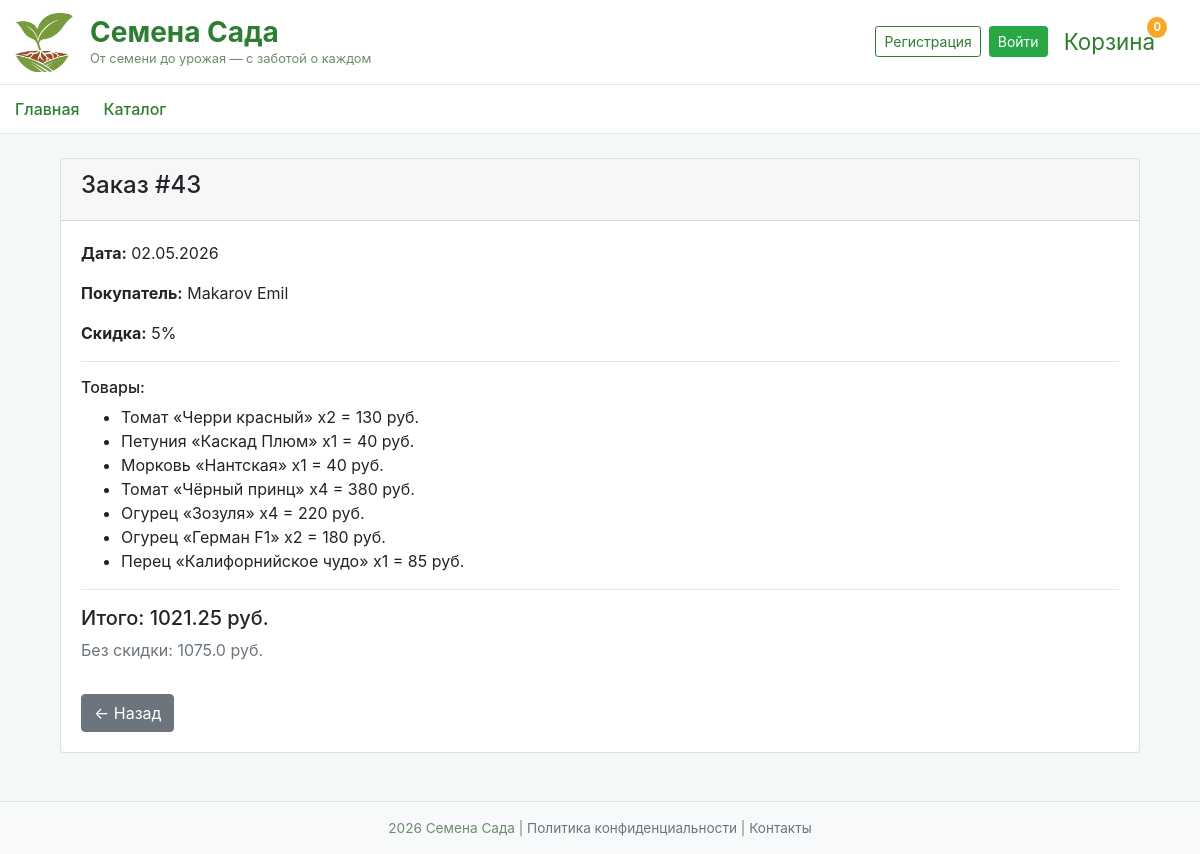
/order/43, run on the app's committed database.
### data/orders.py (models this page shows)
class Order(SqlAlchemyBase, SerializerMixin):
    __tablename__ = 'orders'
    id = sqlalchemy.Column(sqlalchemy.Integer, primary_key=True, autoincrement=True)
    user_id = sqlalchemy.Column(sqlalchemy.Integer, sqlalchemy.ForeignKey('users.id'))
    order_date = sqlalchemy.Column(sqlalchemy.DateTime, default=datetime.datetime.now)
    total_amount = sqlalchemy.Column(sqlalchemy.Integer)
    discount_percent = sqlalchemy.Column(sqlalchemy.Integer)
    user = orm.relationship("User")
    items = orm.relationship("OrderItem", back_populates='order')

### data/users.py (models this page shows, shortened)
class User(SqlAlchemyBase, UserMixin, SerializerMixin):
    __tablename__ = 'users'
    serialize_only = ('id', 'surname', 'name', 'age', 'email', 'hashed_password', 'image_path',
                      'modified_date', 'is_admin', 'total_orders_count', 'total_spent', 'orders')
    id = sqlalchemy.Column(sqlalchemy.Integer, primary_key=True, autoincrement=True)
    surname = sqlalchemy.Column(sqlalchemy.String)
    name = sqlalchemy.Column(sqlalchemy.String)
    age = sqlalchemy.Column(sqlalchemy.Integer)
    email = sqlalchemy.Column(sqlalchemy.String, unique=True)
    hashed_password = sqlalchemy.Column(sqlalchemy.String)
    image_path = sqlalchemy.Column(sqlalchemy.String)
    modified_date = sqlalchemy.Column(sqlalchemy.DateTime, default=datetime.datetime.now)
    is_admin = sqlalchemy.Column(sqlalchemy.Boolean, default=False)
    total_orders_count = sqlalchemy.Column(sqlalchemy.Integer, default=0)
    total_spent = sqlalchemy.Column(sqlalchemy.Integer, default=0)
    orders = orm.relationship("Order", back_populates='user')

### data/order_item.py (models this page shows)
class OrderItem(SqlAlchemyBase, SerializerMixin):
    __tablename__ = 'order_items'
    serialize_only = ('id', 'order_id', 'product_id', 'quantity', 'price_at_moment')
    id = sqlalchemy.Column(sqlalchemy.Integer, primary_key=True, autoincrement=True)
    order_id = sqlalchemy.Column(sqlalchemy.Integer, sqlalchemy.ForeignKey('orders.id'))
    product_id = sqlalchemy.Column(sqlalchemy.Integer, sqlalchemy.ForeignKey('products.id'))
    quantity = sqlalchemy.Column(sqlalchemy.Integer)
    price_at_moment = sqlalchemy.Column(sqlalchemy.Integer)
    product = orm.relationship("Product", back_populates='order_items')
    order = orm.relationship("Order")

### data/products.py (models this page shows)
class Product(SqlAlchemyBase, SerializerMixin):
    __tablename__ = 'products'
    serialize_only = ('id', 'name', 'category_id', 'category.name', 'price', 'stock',
                      'image_path', 'description', 'sowing_month_start', 'sowing_month_end',
                      'difficulty', 'modified_date', 'order_items')
    id = sqlalchemy.Column(sqlalchemy.Integer, primary_key=True, autoincrement=True)
    name = sqlalchemy.Column(sqlalchemy.String)
    category_id = sqlalchemy.Column(sqlalchemy.Integer, sqlalchemy.ForeignKey('categories.id'))
    price = sqlalchemy.Column(sqlalchemy.Integer)
    stock = sqlalchemy.Column(sqlalchemy.Integer)
    image_path = sqlalchemy.Column(sqlalchemy.String)
    description = sqlalchemy.Column(sqlalchemy.String)
    sowing_month_start = sqlalchemy.Column(sqlalchemy.Integer)
    sowing_month_end = sqlalchemy.Column(sqlalchemy.Integer)
    difficulty = sqlalchemy.Column(sqlalchemy.String)
    modified_date = sqlalchemy.Column(sqlalchemy.DateTime, default=datetime.datetime.now)
    order_items = orm.relationship("OrderItem", back_populates='product')
    category = orm.relationship("Category")

### main.py (the view)
@app.route('/order/<int:order_id>')
def order_card(order_id):
    with create_session() as db_sess:
        order = db_sess.query(Order).options(joinedload(Order.user),
            joinedload(Order.items).joinedload(OrderItem.product)
        ) \
            .filter(Order.id == order_id) \
            .first()
        return render_template('order_card.html', title='Карточка заказа', order=order)

### data/db_session.py (called while the page is built)
def create_session() -> Session:
    global __factory
    return __factory()

### main.py (called while the page is built)
@app.context_processor
def cart_count():
    cart = session.get('cart', {})
    count = sum(cart.values())
    return dict(cart_count=count)

### templates/order_card.html
{% extends "base.html" %} {% block content %}
<div class="container mt-4">
  <div class="card">
    <div class="card-header">
      <h4>Заказ #{{ order.id }}</h4>
    </div>
    <div class="card-body">
      <p><strong>Дата:</strong> {{ order.order_date.strftime('%d.%m.%Y') }}</p>
      <p>
        <strong>Покупатель:</strong> {{ order.user.surname }} {{ order.user.name
        }}
      </p>
      <p><strong>Скидка:</strong> {{ order.discount_percent }}%</p>
      <hr />
      <h6>Товары:</h6>
      <ul>
        {% for item in order.items %}
        <li>
          {{ item.product.name }} x{{ item.quantity }} = {{ item.quantity *
          item.price_at_moment }} руб.
        </li>
        {% endfor %}
      </ul>
      <hr />
      <h5>Итого: {{ order.total_amount }} руб.</h5>
      {% if order.discount_percent > 0 %}
      <p class="text-muted">
        Без скидки: {{ (order.total_amount / (1 - order.discount_percent / 100))
        | round(2) }} руб.
      </p>
      {% endif %} {% set back_url = request.args.get('next', '/user_profile') %}
      <a href="{{ back_url }}" class="btn btn-secondary mt-3"> ← Назад </a>
    </div>
  </div>
</div>
{% endblock %}

### static/css/style.css (style rules this page uses)
body { background-color: #f5f9f5; }

### data on the page
Order: id "43", order_date "02.05.2026", discount_percent "5", total_amount "1021.25", total_amount+discount_percent "1075.0"
User: user.surname "Makarov", user.name "Emil"
OrderItem: product.name "Томат «Черри красный»", quantity "2", item.quantity*item.price_at_moment "130"
OrderItem: product.name "Петуния «Каскад Плюм»", quantity "1", item.quantity*item.price_at_moment "40"
OrderItem: product.name "Морковь «Нантская»", quantity "1", item.quantity*item.price_at_moment "40"
OrderItem: product.name "Томат «Чёрный принц»", quantity "4", item.quantity*item.price_at_moment "380"
OrderItem: product.name "Огурец «Зозуля»", quantity "4", item.quantity*item.price_at_moment "220"
OrderItem: product.name "Огурец «Герман F1»", quantity "2", item.quantity*item.price_at_moment "180"
OrderItem: product.name "Перец «Калифорнийское чудо»", quantity "1", item.quantity*item.price_at_moment "85"

### other printed values
{{ cart_count|default(0) }} "0"
